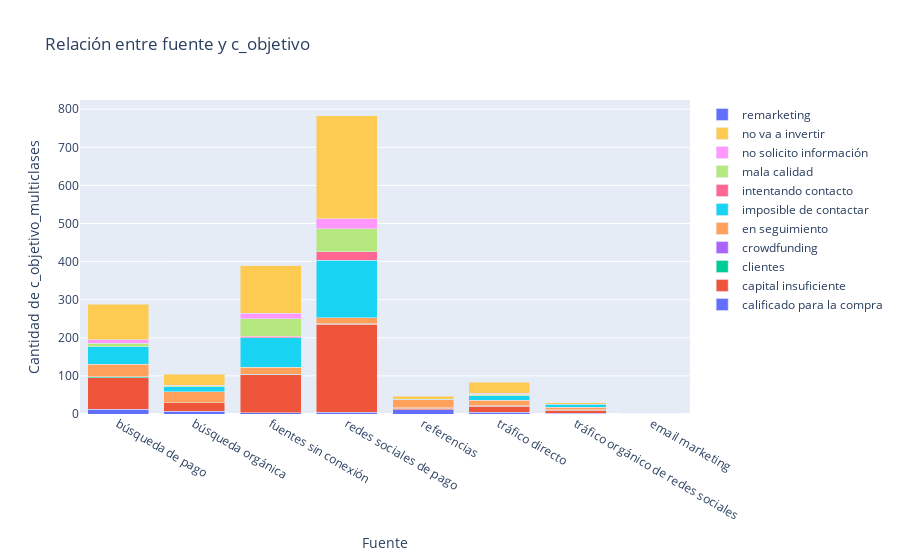

The code cell stored with this chart in its notebook:
### Markdown cell above
* **Es interesante notar que interacciones varias y fuente_unificada tienen una relacion considerablemente alta con la columna objetivo**
* Para comparar la columna "fuente_unificada" utilizare c_objetivo_multticlasees

### Code cell
fig = go.Figure()
zonas_agrupadas = df.groupby(['c_objetivo_multiclases', 'fuente_unificada']).size().reset_index(name='conteo')

# Añado una barra para cada valor único de 'ELEAD'
for elead in zonas_agrupadas['c_objetivo_multiclases'].unique():
    zonas_elead = zonas_agrupadas[zonas_agrupadas['c_objetivo_multiclases'] == elead]
    # Asigna el color correcto a la traza
    fig.add_trace(go.Bar(x=zonas_elead['fuente_unificada'], y=zonas_elead['conteo'], name=str(elead)))

# Configuro el diseño del gráfico
fig.update_layout(barmode='stack', title='Relación entre fuente y c_objetivo',
                  xaxis_title='Fuente', yaxis_title='Cantidad de c_objetivo_multiclases')
fig.show()

### Figure 1 — Plotly figure (JSON) as saved in the notebook; plotly's stock layout.template omitted (floating-point values rounded to 4 significant figures)
{"data": [{"name": "calificado para la compra", "type": "bar", "x": ["búsqueda de pago", "búsqueda orgánica", "fuentes sin conexión", "redes sociales de pago", "referencias", "tráfico directo", "tráfico orgánico de redes sociales"], "y": [13, 7, 3, 5, 11, 5, 2]}, {"name": "capital insuficiente", "type": "bar", "x": ["búsqueda de pago", "búsqueda orgánica", "fuentes sin conexión", "redes sociales de pago", "referencias", "tráfico directo", "tráfico orgánico de redes sociales"], "y": [82, 22, 100, 231, 4, 16, 8]}, {"name": "clientes", "type": "bar", "x": ["búsqueda de pago", "fuentes sin conexión", "referencias", "tráfico orgánico de redes sociales"], "y": [3, 1, 1, 1]}, {"name": "crowdfunding", "type": "bar", "x": ["redes sociales de pago", "tráfico directo"], "y": [1, 1]}, {"name": "en seguimiento", "type": "bar", "x": ["búsqueda de pago", "búsqueda orgánica", "fuentes sin conexión", "redes sociales de pago", "referencias", "tráfico directo", "tráfico orgánico de redes sociales"], "y": [32, 29, 19, 16, 22, 14, 7]}, {"name": "imposible de contactar", "type": "bar", "x": ["búsqueda de pago", "búsqueda orgánica", "email marketing", "fuentes sin conexión", "redes sociales de pago", "referencias", "tráfico directo", "tráfico orgánico de redes sociales"], "y": [46, 14, 1, 77, 151, 1, 12, 7]}, {"name": "intentando contacto", "type": "bar", "x": ["fuentes sin conexión", "redes sociales de pago"], "y": [4, 22]}, {"name": "mala calidad", "type": "bar", "x": ["búsqueda de pago", "búsqueda orgánica", "fuentes sin conexión", "redes sociales de pago", "tráfico directo"], "y": [10, 2, 46, 60, 4]}, {"name": "no solicito información", "type": "bar", "x": ["búsqueda de pago", "búsqueda orgánica", "fuentes sin conexión", "redes sociales de pago", "tráfico directo"], "y": [9, 1, 15, 27, 3]}, {"name": "no va a invertir", "type": "bar", "x": ["búsqueda de pago", "búsqueda orgánica", "fuentes sin conexión", "redes sociales de pago", "referencias", "tráfico directo", "tráfico orgánico de redes sociales"], "y": [93, 30, 125, 270, 7, 29, 5]}, {"name": "remarketing", "type": "bar", "x": ["fuentes sin conexión"], "y": [1]}], "layout": {"barmode": "stack", "title": {"text": "Relación entre fuente y c_objetivo"}, "xaxis": {"title": {"text": "Fuente"}}, "yaxis": {"title": {"text": "Cantidad de c_objetivo_multiclases"}}}}
